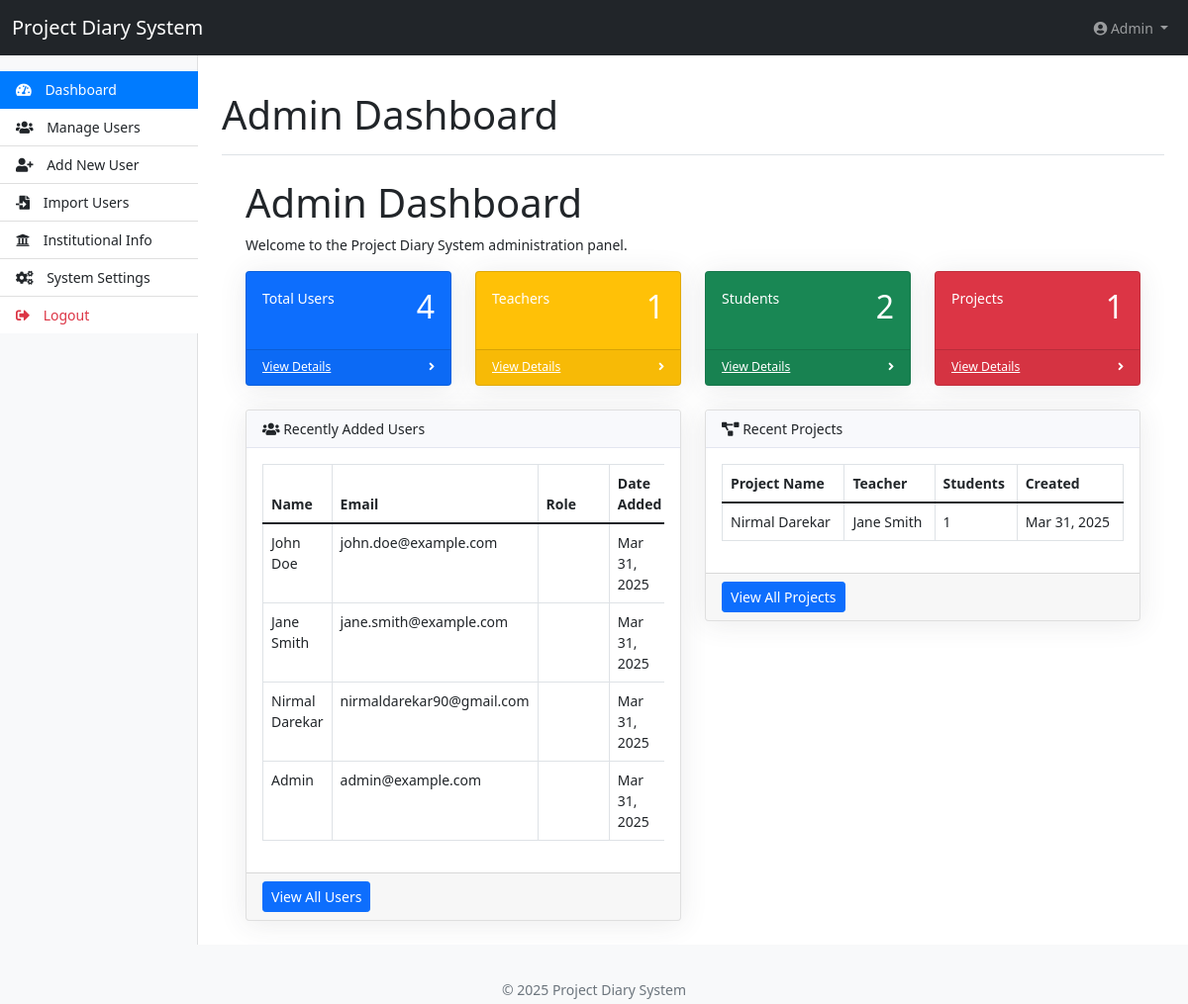
Page /index.php?page=dashboard (signed in) on the committed database.
### tables this page shows
CREATE TABLE `users` (
  `id` int(11) NOT NULL,
  `name` varchar(255) NOT NULL,
  `email` varchar(255) NOT NULL,
  `password` varchar(255) NOT NULL,
  `role` enum('admin','teacher','student') NOT NULL,
  `department` varchar(100) DEFAULT NULL,
  `profile_image` varchar(255) DEFAULT 'default.jpg',
  `created_at` timestamp NOT NULL DEFAULT current_timestamp(),
  `updated_at` timestamp NOT NULL DEFAULT current_timestamp() ON UPDATE current_timestamp()
);

CREATE TABLE `project_groups` (
  `id` int(11) NOT NULL,
  `name` varchar(255) NOT NULL,
  `teacher_id` int(11) NOT NULL,
  `description` text DEFAULT NULL,
  `start_date` date DEFAULT NULL,
  `end_date` date DEFAULT NULL,
  `status` enum('active','completed','archived') DEFAULT 'active',
  `created_at` timestamp NOT NULL DEFAULT current_timestamp(),
  `updated_at` timestamp NOT NULL DEFAULT current_timestamp() ON UPDATE current_timestamp()
);

### controllers/AdminController.php (called while the page is built, shortened)
<?php
class AdminController {
    private $db;
    public function __construct($database) {
        $this->db = $database;
    }
    public function getUserCount() {
        try {
            $stmt = $this->db->prepare("SELECT COUNT(*) FROM users");
            $stmt->execute();
            return $stmt->fetchColumn();
        } catch (PDOException $e) {
            error_log("Error getting user count: " . $e->getMessage());
            return 0;
        }
    }
    public function getUserCountByRole($role) {
        try {
            $stmt = $this->db->prepare("SELECT COUNT(*) FROM users WHERE role = :role");
            $stmt->bindParam(':role', $role);
            $stmt->execute();
            return $stmt->fetchColumn();
        } catch (PDOException $e) {
            error_log("Error getting user count by role: " . $e->getMessage());
            return 0;
        }
    }
    public function getProjectCount() {
        try {
            $stmt = $this->db->prepare("SELECT COUNT(*) FROM project_groups");
            $stmt->execute();
            return $stmt->fetchColumn();
        } catch (PDOException $e) {
            error_log("Error getting project count: " . $e->getMessage());
            return 0;
        }
    }
    public function getRecentUsers($limit = 5) {
        try {
            $stmt = $this->db->prepare("SELECT id, name, email, role, created_at FROM users ORDER BY created_at DESC LIMIT :limit");
            $stmt->bindParam(':limit', $limit, PDO::PARAM_INT);
            $stmt->execute();
            return $stmt->fetchAll(PDO::FETCH_ASSOC);
        } catch (PDOException $e) {
            error_log("Error getting recent users: " . $e->getMessage());
            return [];
        }
    }
    public function getRecentProjects($limit = 5) {
        try {
            $query = "
                SELECT
                    pg.id,
                    pg.name,
                    pg.created_at,
                    u.name AS teacher_name,
                    (SELECT COUNT(*) FROM project_group_members pgm WHERE pgm.project_group_id = pg.id) AS student_count
                FROM
                    project_groups pg
                LEFT JOIN
                    users u ON pg.teacher_id = u.id
                ORDER BY
                    pg.created_at DESC
                LIMIT :limit
            ";
            $stmt = $this->db->prepare($query);
            $stmt->bindParam(':limit', $limit, PDO::PARAM_INT);
            $stmt->execute();
            return $stmt->fetchAll(PDO::FETCH_ASSOC);
        } catch (PDOException $e) {
            error_log("Error getting recent projects: " . $e->getMessage());
            return [];
        }
    }
}
?>

### views/admin/dashboard.php (the view, shortened to what this page needs)
<?php
require_once BASE_PATH . '/controllers/AdminController.php';
$adminController = new AdminController($pdo);
$totalUsers = $adminController->getUserCount() ?: 0;
$teacherCount = $adminController->getUserCountByRole('teacher') ?: 0;
$studentCount = $adminController->getUserCountByRole('student') ?: 0;
$projectCount = $adminController->getProjectCount() ?: 0;
$recentUsers = $adminController->getRecentUsers(5) ?: [];
$recentProjects = $adminController->getRecentProjects(5) ?: [];
?>
<div class="container-fluid">
    <h1 class="mt-4">Admin Dashboard</h1>
    <p>Welcome to the Project Diary System administration panel.</p>
    <div class="row">
        <div class="col-xl-3 col-md-6">
            <div class="card bg-primary text-white mb-4">
                <div class="card-body">
                    <div class="d-flex justify-content-between">
                        <div>Total Users</div>
                        <div><h2><?php echo $totalUsers; ?></h2></div>
                    </div>
                </div>
                <div class="card-footer d-flex align-items-center justify-content-between">
                    <a class="small text-white stretched-link" href="?page=manage_users">View Details</a>
                    <div class="small text-white"><i class="fas fa-angle-right"></i></div>
                </div>
            </div>
        </div>
        <div class="col-xl-3 col-md-6">
            <div class="card bg-warning text-white mb-4">
                <div class="card-body">
                    <div class="d-flex justify-content-between">
                        <div>Teachers</div>
                        <div><h2><?php echo $teacherCount; ?></h2></div>
                    </div>
                </div>
                <div class="card-footer d-flex align-items-center justify-content-between">
                    <a class="small text-white stretched-link" href="?page=manage_users&role=teacher">View Details</a>
                    <div class="small text-white"><i class="fas fa-angle-right"></i></div>
                </div>
            </div>
        </div>
        <div class="col-xl-3 col-md-6">
            <div class="card bg-success text-white mb-4">
                <div class="card-body">
                    <div class="d-flex justify-content-between">
                        <div>Students</div>
                        <div><h2><?php echo $studentCount; ?></h2></div>
                    </div>
                </div>
                <div class="card-footer d-flex align-items-center justify-content-between">
                    <a class="small text-white stretched-link" href="?page=manage_users&role=student">View Details</a>
                    <div class="small text-white"><i class="fas fa-angle-right"></i></div>
                </div>
            </div>
        </div>
        <div class="col-xl-3 col-md-6">
            <div class="card bg-danger text-white mb-4">
                <div class="card-body">
                    <div class="d-flex justify-content-between">
                        <div>Projects</div>
                        <div><h2><?php echo $projectCount; ?></h2></div>
                    </div>
                </div>
                <div class="card-footer d-flex align-items-center justify-content-between">
                    <a class="small text-white stretched-link" href="?page=manage_projects">View Details</a>
                    <div class="small text-white"><i class="fas fa-angle-right"></i></div>
                </div>
            </div>
        </div>
    </div>
    <div class="row">
        <div class="col-lg-6">
            <div class="card mb-4">
                <div class="card-header">
                    <i class="fas fa-users mr-1"></i>
                    Recently Added Users
                </div>
                <div class="card-body">
                    <div class="table-responsive">
                        <table class="table table-bordered" width="100%" cellspacing="0">
                            <thead>
                                <tr>
                                    <th>Name</th>
                                    <th>Email</th>
                                    <th>Role</th>
                                    <th>Date Added</th>
                                </tr>
                            </thead>
                            <tbody>
                                <?php if (empty($recentUsers)): ?>
                                    <tr>
                                        <td colspan="4" class="text-center">No users found</td>
                                    </tr>
                                <?php else: ?>
                                    <?php foreach ($recentUsers as $user): ?>
                                    <tr>
                                        <td><?php echo htmlspecialchars($user['name']); ?></td>
                                        <td><?php echo htmlspecialchars($user['email']); ?></td>
                                        <td>
                                            <span class="badge badge-<?php echo $user['role'] == 'admin' ? 'danger' : ($user['role'] == 'teacher' ? 'warning' : 'success'); ?>">
                                            </span>
                                        </td>
                                        <td><?php echo date('M d, Y', strtotime($user['created_at'])); ?></td>
                                    </tr>
                                    <?php endforeach; ?>
                                <?php endif; ?>
                            </tbody>
                        </table>
                    </div>
                </div>
                <div class="card-footer">
                    <a href="?page=manage_users" class="btn btn-sm btn-primary">View All Users</a>
                </div>
            </div>
        </div>
        <div class="col-lg-6">
            <div class="card mb-4">
                <div class="card-header">
                    <i class="fas fa-project-diagram mr-1"></i>
                    Recent Projects
                </div>
                <div class="card-body">
                    <div class="table-responsive">
                        <table class="table table-bordered" width="100%" cellspacing="0">
                            <thead>
                                <tr>
                                    <th>Project Name</th>
                                    <th>Teacher</th>
                                    <th>Students</th>
                                    <th>Created</th>
                                </tr>
                            </thead>
                            <tbody>
                                <?php if (empty($recentProjects)): ?>
                                    <tr>
                                        <td colspan="4" class="text-center">No projects found</td>
                                    </tr>
                                <?php else: ?>
                                    <?php foreach ($recentProjects as $project): ?>
                                    <tr>
                                        <td><?php echo htmlspecialchars($project['name'] ?? 'Untitled'); ?></td>
                                        <td><?php echo htmlspecialchars($project['teacher_name'] ?? 'Unknown'); ?></td>
                                        <td><?php echo $project['student_count'] ?? 0; ?></td>
                                        <td><?php echo isset($project['created_at']) ? date('M d, Y', strtotime($project['created_at'])) : 'Unknown'; ?></td>
                                    </tr>
                                    <?php endforeach; ?>
                                <?php endif; ?>
                            </tbody>
                        </table>
                    </div>
                </div>
                <div class="card-footer">
                    <a href="?page=manage_projects" class="btn btn-sm btn-primary">View All Projects</a>
                </div>
            </div>
        </div>
    </div>
</div>

### rows in the picture
users: name "John Doe", email "john.doe@example.com", created_at "Mar 31, 2025"
users: name "Jane Smith", email "jane.smith@example.com", created_at "Mar 31, 2025"
users: name "Nirmal Darekar", email "nirmaldarekar90@gmail.com", created_at "Mar 31, 2025"
users: name "Admin", email "admin@example.com", created_at "Mar 31, 2025"
project_groups: name "Nirmal Darekar", teacher.name "Jane Smith", student_count "1", created_at "Mar 31, 2025"

### other values in the picture
$_SESSION['name'] "Admin"
$pageTitle "Admin Dashboard"
$totalUsers "4"
$teacherCount "1"
$studentCount "2"
$projectCount "1"
